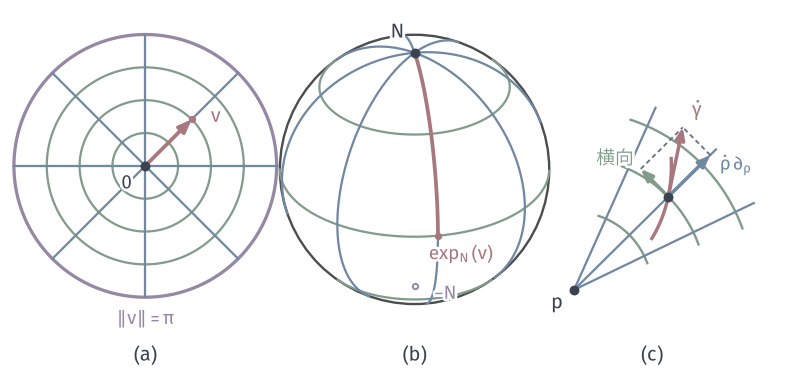

This chart was generated by the following Python code:
"""The exponential map at N on the unit sphere: rays and circles of T_NS^2 and their images, and the radial/circle splitting of a velocity."""
from pathlib import Path
import sys
ROOT = next(p for p in Path(__file__).resolve().parents if (p/"build.sh").is_file() and (p/"tex/book.tex").is_file())
sys.path.insert(0, str(ROOT/"figures/04-spaces-measures-and-geometry/04-manifolds/matplotlib/mfd-common"))
from mfd3d import *

W, H = 112, 54
fig, ax = canvas(W, H)
c = np.array([20.5, 30.5]); s = 5.9
tt = np.linspace(0, 2*np.pi, 361)
rs = [np.pi/4, np.pi/2, 3*np.pi/4, np.pi]
for r in rs[:3]:
    ax.plot(c[0]+s*r*np.cos(tt), c[1]+s*r*np.sin(tt), color=GREEN, lw=.9, zorder=2)
ax.plot(c[0]+s*np.pi*np.cos(tt), c[1]+s*np.pi*np.sin(tt), color=PURPLE, lw=1.3, zorder=2)
for a in np.arange(8)*np.pi/4:
    ax.plot([c[0], c[0]+s*np.pi*np.cos(a)], [c[1], c[1]+s*np.pi*np.sin(a)], color=BLUE, lw=.9, zorder=2)
V = c+s*np.pi/2*np.array([np.cos(np.pi/4), np.sin(np.pi/4)])
arrow(ax, c, V, color=RED, lw=1.5, scale=7.5)
dot(ax, c, INK); dot(ax, V, RED, size=1.0)
label(ax, V+[3.4, .5], '$v$', color=RED, halo=True)
label(ax, c+[-2.6, -2.4], '$0$', 7.5, halo=True)
label(ax, c+[0, -s*np.pi-3], r'$\|v\|=\pi$', 7.5, PURPLE, halo=False)
panel_tag(ax, c[0], 3, '(a)')
pl = Placed(View(35, 30), 58.5, 30, 19.0)
sphere_disc(ax, pl, fill='white')
for r in rs[:3]:
    sphere_curve(ax, pl, parallel(np.pi/2-r), GREEN, lw=.9, hidden=False)
for a in np.arange(8)*np.pi/4:
    tt1 = np.linspace(0, np.pi, 121)
    pts = np.c_[np.sin(tt1)*np.cos(a), np.sin(tt1)*np.sin(a), np.cos(tt1)]
    sphere_curve(ax, pl, pts, BLUE, lw=.9, hidden=False)
a = np.pi/4; tt1 = np.linspace(0, np.pi/2, 91)
ax.plot(*pl(np.c_[np.sin(tt1)*np.cos(a), np.sin(tt1)*np.sin(a), np.cos(tt1)]).T, color=RED, lw=1.5, zorder=4)
N = np.array([0, 0, 1.0]); Q = np.array([np.cos(a), np.sin(a), 0])
dot(ax, pl(N), INK); dot(ax, pl(Q), RED, size=1.0)
label(ax, pl(N)+[-2.4, 3.0], '$N$', halo=True)
label(ax, pl(Q)+[3.3, -2.6], r'$\exp_N(v)$', 7.5, RED, halo=True)
S = np.array([0, 0, -1.0]); dot(ax, pl(S), PURPLE, size=1.0, hollow=True)
label(ax, pl(S)+[4.4, -1.0], '$-N$', 7.5, PURPLE, halo=True)
panel_tag(ax, 58.5, 3, '(b)')
o = np.array([81.0, 13.0]); u = 22.0
b = np.linspace(.35, 1.25, 80)
for rho in (.5, .85, 1.15):
    ax.plot(o[0]+u*rho*np.cos(b), o[1]+u*rho*np.sin(b), color=GREEN, lw=.95, zorder=2)
for a in (.45, .78, 1.15):
    ax.plot([o[0], o[0]+u*1.28*np.cos(a)], [o[1], o[1]+u*1.28*np.sin(a)], color=BLUE, lw=.9, zorder=2)
dot(ax, o, INK); label(ax, o+[-2.4, -1.8], '$p$', halo=True)
rho0 = .85; a0 = .78
P = o+u*rho0*np.array([np.cos(a0), np.sin(a0)])
er = np.array([np.cos(a0), np.sin(a0)]); et = np.array([-np.sin(a0), np.cos(a0)])
t = np.linspace(-.28, .22, 60)
cur = np.array([o+u*(rho0+.9*x)*np.array([np.cos(a0+.7*x), np.sin(a0+.7*x)]) for x in t])
ax.plot(*cur.T, color=RED, lw=1.35, zorder=3)
i0 = np.argmin(abs(t))
v = cur[i0+1]-cur[i0-1]; v = v/np.linalg.norm(v)
Vr = (v@er)*er; Vt = (v@et)*et
scale = 10
arrow(ax, P, P+scale*v, color=RED, lw=1.4, scale=7)
arrow(ax, P, P+scale*Vr, color=BLUE, lw=1.4, scale=7)
arrow(ax, P, P+scale*Vt, color=GREEN, lw=1.4, scale=7)
ax.plot(*np.array([P+scale*Vr, P+scale*v]).T, color=MUTED, lw=.75, ls=(0, (2.5, 1.8)), zorder=2)
ax.plot(*np.array([P+scale*Vt, P+scale*v]).T, color=MUTED, lw=.75, ls=(0, (2.5, 1.8)), zorder=2)
dot(ax, P, INK)
label(ax, P+scale*v+[2.0, 2.4], r'$\dot\gamma$', color=RED, halo=True)
label(ax, P+scale*Vr+[3.6, -1.4], r'$\dot\rho\,\partial_\rho$', 7.5, BLUE, halo=True)
label(ax, P+scale*Vt+[-3.6, 1.6], '横向', 7.5, GREEN, halo=True)
panel_tag(ax, 92, 3, '(c)')
save(fig, Path(__file__).resolve().parent, 'figure', {'formula': 'exp_N(r(cos a,sin a)) = (sin r cos a, sin r sin a, cos r)'})
